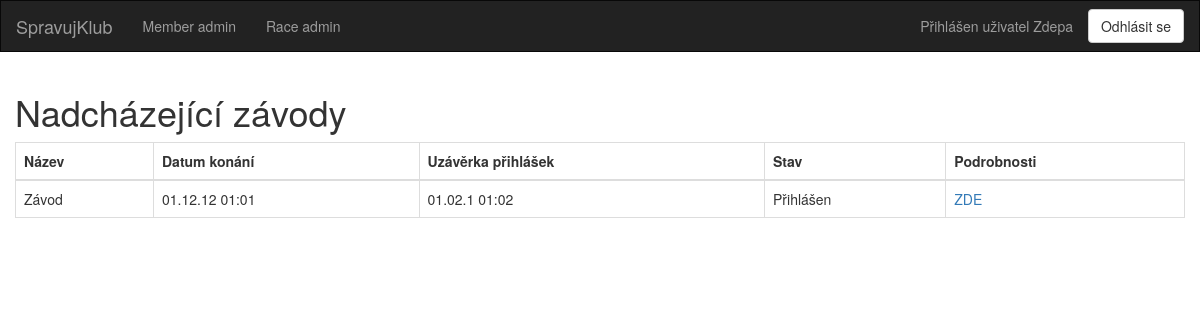
Page / (signed in) on the earlier database version.
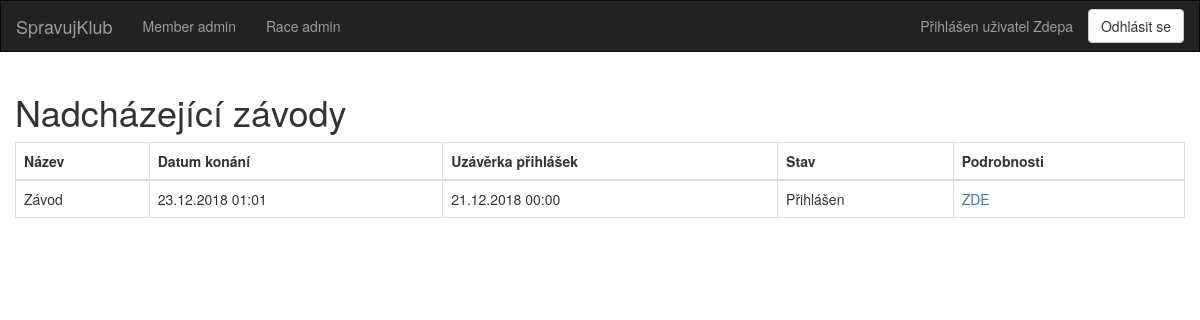
Same page on the later database version.
### dl/models/Member.py (models this page shows, shortened)
class Member(db.Model):
    __tablename__ = "members"
    id = db.Column(db.Integer, primary_key=True, autoincrement=True)
    name = db.Column(db.String(50))
    email = db.Column(db.String(50), unique=True)
    password = db.Column(db.String(50))
    salt = db.Column(db.String(16))
    races = db.relationship('Race', secondary='ucast_na_zavode')
    created_races = db.relationship('Race', backref='created_by', lazy=True)

### dl/models/Race.py (models this page shows, shortened)
class Race(db.Model):
    __tablename__ = "races"
    id = db.Column(db.Integer, primary_key=True, autoincrement=True)
    name = db.Column(db.String(100), nullable=False)
    date = db.Column(db.DateTime, nullable=False)
    deadline = db.Column(db.DateTime, nullable=False)
    info = db.Column(db.Text)
    created_by_user_id = db.Column(db.Integer, db.ForeignKey('members.id'))
    members = db.relationship('Member', secondary='ucast_na_zavode')

### views.py (the view)
@app.route('/', methods=['GET'])
@login_required
def index():
    races_from_db = Race.query.all()
    return render_template("races.html", races=races_from_db, title="Nadcházející závody")

### main.py (called while the page is built)
@login_manager.user_loader
def load_user(user_id):
    from dl.models.Member import Member
    return Member.query.get(user_id)

### templates/races.html
{% extends "base.html" %}
{% block content %}
    <div class="container tab-content">
        <div class="row">
            <h1>Nadcházející závody</h1>
            <div class="table-responsive">
                <table class="table table-bordered" id="mainTable">
                    <thead>
                    <tr>
                        <th>Název</th>
                        <th>Datum konání</th>
                        <th>Uzávěrka přihlášek</th>
                        <th>Stav</th>
                        <th>Podrobnosti</th>
                    </tr>
                    </thead>
                    <tbody id="displayArea">
                    {% for race in races %}
                        <tr>
                            <td>{{ race.name }}</td>
                            <td>{{ race.date.strftime("%d.%m.%Y %H:%M") }}</td>
                            <td>{{ race.deadline.strftime("%d.%m.%Y %H:%M") }}</td>
                            <td>
								{% if current_user in race.members %}
									Přihlášen
                                {% else %}
									Nepřihlášen
                                {% endif %}
                            </td>
                            <td><a href="/race_detail/{{ race.id }}">ZDE</a></td>
                        </tr>
                    {% endfor %}
                    </tbody>
                </table>
            </div>
        </div>
    </div>
{% endblock %}

### templates/base.html (shortened to what this page needs)
{% extends "bootstrap/base.html" %}
	{% block header %}
		{% block navbar %}
			<nav class="navbar navbar-inverse" style="border-radius: 0 !important;">
				<div class="container-fluid">
					<div class="navbar-header">
						<a class="navbar-brand" href="{{ url_for('index') }}">SpravujKlub</a>
					</div>
					<div class="collapse navbar-collapse" id="bs-example-navbar-collapse-1">
						<ul class="nav navbar-nav">
							<li><a href="{{ url_for('admin_member') }}">Member admin</a></li>
							<li><a href="{{ url_for('admin_race') }}">Race admin</a></li>
						</ul>
						<ul class="nav navbar-nav navbar-right">
							{% if current_user.is_authenticated %}
								<li>
									<a href="{{ url_for('profile', user_id=current_user.id ) }}">Přihlášen
										uživatel {{ current_user.name }}</a>
								</li>
								<li>
									<button type="button" onclick="location.href='/logout'"
											class="btn btn-default navbar-btn" id="signIn_button">Odhlásit se
									</button>
								</li>
							{% else %}
								<li>
									<a>Uživatel nepřihlášen</a>
								</li>
							{% endif %}
						</ul>
					</div>
				</div>
			</nav>
		{% endblock %}
	{% endblock %}

Differences in the rows shown:
changed Race "Závod": date "01.12.12 01:01" → "23.12.2018 01:01"; deadline "01.02.1 01:02" → "21.12.2018 00:00"
